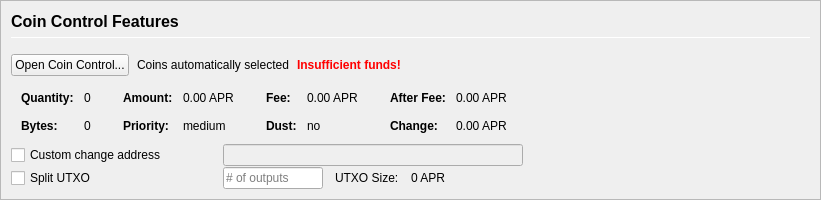
         <widget class="QFrame" name="frameCoinControl">
          <property name="sizePolicy">
           <sizepolicy hsizetype="Expanding" vsizetype="Expanding">
            <horstretch>0</horstretch>
            <verstretch>0</verstretch>
           </sizepolicy>
          </property>
          <property name="maximumSize">
           <size>
            <width>16777215</width>
            <height>16777215</height>
           </size>
          </property>
          <property name="frameShape">
           <enum>QFrame::StyledPanel</enum>
          </property>
          <property name="frameShadow">
           <enum>QFrame::Sunken</enum>
          </property>
          <layout class="QVBoxLayout" name="verticalLayoutCoinControl2">
           <property name="spacing">
            <number>0</number>
           </property>
           <property name="leftMargin">
            <number>0</number>
           </property>
           <property name="topMargin">
            <number>0</number>
           </property>
           <property name="rightMargin">
            <number>0</number>
           </property>
           <property name="bottomMargin">
            <number>0</number>
           </property>
           <item>
            <widget class="QFrame" name="frameCoinControl_BG">
             <layout class="QVBoxLayout" name="verticalLayoutCoinControl" stretch="0,0,0,0,0,0">
              <property name="spacing">
               <number>1</number>
              </property>
              <property name="leftMargin">
               <number>10</number>
              </property>
              <property name="topMargin">
               <number>10</number>
              </property>
              <item>
               <layout class="QHBoxLayout" name="horizontalLayoutCoinControl1">
                <property name="bottomMargin">
                 <number>15</number>
                </property>
                <item>
                 <layout class="QVBoxLayout" name="verticalLayout_3">
                  <property name="spacing">
                   <number>6</number>
                  </property>
                  <item>
                   <widget class="QLabel" name="labelCoinControlFeatures">
                    <property name="sizePolicy">
                     <sizepolicy hsizetype="Preferred" vsizetype="Maximum">
                      <horstretch>0</horstretch>
                      <verstretch>0</verstretch>
                     </sizepolicy>
                    </property>
                    <property name="minimumSize">
                     <size>
                      <width>0</width>
                      <height>20</height>
                     </size>
                    </property>
                    <property name="font">
                     <font>
                      <pointsize>12</pointsize>
                      <weight>75</weight>
                      <bold>true</bold>
                     </font>
                    </property>
                    <property name="styleSheet">
                     <string notr="true">font-weight:bold;</string>
                    </property>
                    <property name="text">
                     <string>Coin Control Features</string>
                    </property>
                   </widget>
                  </item>
                  <item>
                   <widget class="Line" name="line">
                    <property name="minimumSize">
                     <size>
                      <width>0</width>
                      <height>1</height>
                     </size>
                    </property>
                    <property name="maximumSize">
                     <size>
                      <width>16777215</width>
                      <height>1</height>
                     </size>
                    </property>
                    <property name="orientation">
                     <enum>Qt::Horizontal</enum>
                    </property>
                   </widget>
                  </item>
                 </layout>
                </item>
               </layout>
              </item>
              <item>
               <layout class="QHBoxLayout" name="horizontalLayoutCoinControl2" stretch="0,0,0,0">
                <property name="spacing">
                 <number>8</number>
                </property>
                <property name="bottomMargin">
                 <number>10</number>
                </property>
                <item>
                 <widget class="QPushButton" name="pushButtonCoinControl">
                  <property name="styleSheet">
                   <string notr="true"/>
                  </property>
                  <property name="text">
                   <string>Open Coin Control...</string>
                  </property>
                  <property name="autoDefault">
                   <bool>false</bool>
                  </property>
                 </widget>
                </item>
                <item>
                 <widget class="QLabel" name="labelCoinControlAutomaticallySelected">
                  <property name="text">
                   <string>Coins automatically selected</string>
                  </property>
                  <property name="margin">
                   <number>5</number>
                  </property>
                 </widget>
                </item>
                <item>
                 <widget class="QLabel" name="labelCoinControlInsuffFunds">
                  <property name="font">
                   <font>
                    <weight>75</weight>
                    <bold>true</bold>
                   </font>
                  </property>
                  <property name="styleSheet">
                   <string notr="true">color:red;font-weight:bold;</string>
                  </property>
                  <property name="text">
                   <string>Insufficient funds!</string>
                  </property>
                  <property name="margin">
                   <number>5</number>
                  </property>
                 </widget>
                </item>
                <item>
                 <spacer name="horizontalSpacerCoinControl">
                  <property name="orientation">
                   <enum>Qt::Horizontal</enum>
                  </property>
                  <property name="sizeHint" stdset="0">
                   <size>
                    <width>40</width>
                    <height>1</height>
                   </size>
                  </property>
                 </spacer>
                </item>
               </layout>
              </item>
              <item>
               <widget class="QWidget" name="widgetCoinControl" native="true">
                <property name="sizePolicy">
                 <sizepolicy hsizetype="Preferred" vsizetype="Preferred">
                  <horstretch>0</horstretch>
                  <verstretch>0</verstretch>
                 </sizepolicy>
                </property>
                <property name="minimumSize">
                 <size>
                  <width>0</width>
                  <height>0</height>
                 </size>
                </property>
                <property name="styleSheet">
                 <string notr="true"/>
                </property>
                <layout class="QHBoxLayout" name="horizontalLayoutCoinControl5">
                 <property name="leftMargin">
                  <number>0</number>
                 </property>
                 <property name="topMargin">
                  <number>0</number>
                 </property>
                 <property name="rightMargin">
                  <number>0</number>
                 </property>
                 <property name="bottomMargin">
                  <number>0</number>
                 </property>
                 <item>
                  <layout class="QHBoxLayout" name="horizontalLayoutCoinControl3" stretch="0,0,0,1">
                   <property name="spacing">
                    <number>20</number>
                   </property>
                   <property name="topMargin">
                    <number>0</number>
                   </property>
                   <property name="bottomMargin">
                    <number>10</number>
                   </property>
                   <item>
                    <layout class="QFormLayout" name="formLayoutCoinControl1">
                     <property name="horizontalSpacing">
                      <number>10</number>
                     </property>
                     <property name="verticalSpacing">
                      <number>14</number>
                     </property>
                     <property name="leftMargin">
                      <number>10</number>
                     </property>
                     <property name="topMargin">
                      <number>4</number>
                     </property>
                     <property name="rightMargin">
                      <number>6</number>
                     </property>
                     <item row="0" column="0">
                      <widget class="QLabel" name="labelCoinControlQuantityText">
                       <property name="font">
                        <font>
                         <weight>75</weight>
                         <bold>true</bold>
                        </font>
                       </property>
                       <property name="text">
                        <string>Quantity:</string>
                       </property>
                       <property name="margin">
                        <number>0</number>
                       </property>
                      </widget>
                     </item>
                     <item row="0" column="1">
                      <widget class="QLabel" name="labelCoinControlQuantity">
                       <property name="cursor">
                        <cursorShape>IBeamCursor</cursorShape>
                       </property>
                       <property name="contextMenuPolicy">
                        <enum>Qt::ActionsContextMenu</enum>
                       </property>
                       <property name="text">
                        <string notr="true">0</string>
                       </property>
                       <property name="margin">
                        <number>0</number>
                       </property>
                       <property name="textInteractionFlags">
                        <set>Qt::LinksAccessibleByMouse|Qt::TextSelectableByKeyboard|Qt::TextSelectableByMouse</set>
                       </property>
                      </widget>
                     </item>
                     <item row="1" column="0">
                      <widget class="QLabel" name="labelCoinControlBytesText">
                       <property name="font">
                        <font>
                         <weight>75</weight>
                         <bold>true</bold>
                        </font>
                       </property>
                       <property name="text">
                        <string>Bytes:</string>
                       </property>
                      </widget>
                     </item>
                     <item row="1" column="1">
                      <widget class="QLabel" name="labelCoinControlBytes">
                       <property name="cursor">
                        <cursorShape>IBeamCursor</cursorShape>
                       </property>
                       <property name="contextMenuPolicy">
                        <enum>Qt::ActionsContextMenu</enum>
                       </property>
                       <property name="text">
                        <string notr="true">0</string>
                       </property>
                       <property name="textInteractionFlags">
                        <set>Qt::LinksAccessibleByMouse|Qt::TextSelectableByKeyboard|Qt::TextSelectableByMouse</set>
                       </property>
                      </widget>
                     </item>
                    </layout>
                   </item>
                   <item>
                    <layout class="QFormLayout" name="formLayoutCoinControl2">
                     <property name="horizontalSpacing">
                      <number>10</number>
                     </property>
                     <property name="verticalSpacing">
                      <number>14</number>
                     </property>
                     <property name="leftMargin">
                      <number>6</number>
                     </property>
                     <property name="topMargin">
                      <number>4</number>
                     </property>
                     <property name="rightMargin">
                      <number>6</number>
                     </property>
                     <item row="0" column="0">
                      <widget class="QLabel" name="labelCoinControlAmountText">
                       <property name="font">
                        <font>
                         <weight>75</weight>
                         <bold>true</bold>
                        </font>
                       </property>
                       <property name="text">
                        <string>Amount:</string>
                       </property>
                       <property name="margin">
                        <number>0</number>
                       </property>
                      </widget>
                     </item>
                     <item row="0" column="1">
                      <widget class="QLabel" name="labelCoinControlAmount">
                       <property name="cursor">
                        <cursorShape>IBeamCursor</cursorShape>
                       </property>
                       <property name="contextMenuPolicy">
                        <enum>Qt::ActionsContextMenu</enum>
                       </property>
                       <property name="text">
                        <string notr="true">0.00 APR</string>
                       </property>
                       <property name="textInteractionFlags">
                        <set>Qt::LinksAccessibleByMouse|Qt::TextSelectableByKeyboard|Qt::TextSelectableByMouse</set>
                       </property>
                      </widget>
                     </item>
                     <item row="1" column="0">
                      <widget class="QLabel" name="labelCoinControlPriorityText">
                       <property name="font">
                        <font>
                         <weight>75</weight>
                         <bold>true</bold>
                        </font>
                       </property>
                       <property name="text">
                        <string>Priority:</string>
                       </property>
                      </widget>
                     </item>
                     <item row="1" column="1">
                      <widget class="QLabel" name="labelCoinControlPriority">
                       <property name="cursor">
                        <cursorShape>IBeamCursor</cursorShape>
                       </property>
                       <property name="contextMenuPolicy">
                        <enum>Qt::ActionsContextMenu</enum>
                       </property>
                       <property name="text">
                        <string>medium</string>
                       </property>
                       <property name="textInteractionFlags">
                        <set>Qt::LinksAccessibleByMouse|Qt::TextSelectableByKeyboard|Qt::TextSelectableByMouse</set>
                       </property>
                      </widget>
                     </item>
                    </layout>
                   </item>
                   <item>
                    <layout class="QFormLayout" name="formLayoutCoinControl3">
                     <property name="horizontalSpacing">
                      <number>10</number>
                     </property>
                     <property name="verticalSpacing">
                      <number>14</number>
                     </property>
                     <property name="leftMargin">
                      <number>6</number>
                     </property>
                     <property name="topMargin">
                      <number>4</number>
                     </property>
                     <property name="rightMargin">
                      <number>6</number>
                     </property>
                     <item row="0" column="0">
                      <widget class="QLabel" name="labelCoinControlFeeText">
                       <property name="font">
                        <font>
                         <weight>75</weight>
                         <bold>true</bold>
                        </font>
                       </property>
                       <property name="text">
                        <string>Fee:</string>
                       </property>
                       <property name="margin">
                        <number>0</number>
                       </property>
                      </widget>
                     </item>
                     <item row="0" column="1">
                      <widget class="QLabel" name="labelCoinControlFee">
                       <property name="cursor">
                        <cursorShape>IBeamCursor</cursorShape>
                       </property>
                       <property name="contextMenuPolicy">
                        <enum>Qt::ActionsContextMenu</enum>
                       </property>
                       <property name="text">
                        <string notr="true">0.00 APR</string>
                       </property>
                       <property name="textInteractionFlags">
                        <set>Qt::LinksAccessibleByMouse|Qt::TextSelectableByKeyboard|Qt::TextSelectableByMouse</set>
                       </property>
                      </widget>
                     </item>
                     <item row="1" column="0">
                      <widget class="QLabel" name="labelCoinControlLowOutputText">
                       <property name="font">
                        <font>
                         <weight>75</weight>
                         <bold>true</bold>
                        </font>
                       </property>
                       <property name="text">
                        <string>Dust:</string>
                       </property>
                      </widget>
                     </item>
                     <item row="1" column="1">
                      <widget class="QLabel" name="labelCoinControlLowOutput">
                       <property name="cursor">
                        <cursorShape>IBeamCursor</cursorShape>
                       </property>
                       <property name="contextMenuPolicy">
                        <enum>Qt::ActionsContextMenu</enum>
                       </property>
                       <property name="text">
                        <string>no</string>
                       </property>
                       <property name="textInteractionFlags">
                        <set>Qt::LinksAccessibleByMouse|Qt::TextSelectableByKeyboard|Qt::TextSelectableByMouse</set>
                       </property>
                      </widget>
                     </item>
                    </layout>
                   </item>
                   <item>
                    <layout class="QFormLayout" name="formLayoutCoinControl4">
                     <property name="horizontalSpacing">
                      <number>10</number>
                     </property>
                     <property name="verticalSpacing">
                      <number>14</number>
                     </property>
                     <property name="leftMargin">
                      <number>6</number>
                     </property>
                     <property name="topMargin">
                      <number>4</number>
                     </property>
                     <property name="rightMargin">
                      <number>6</number>
                     </property>
                     <item row="0" column="0">
                      <widget class="QLabel" name="labelCoinControlAfterFeeText">
                       <property name="font">
                        <font>
                         <weight>75</weight>
                         <bold>true</bold>
                        </font>
                       </property>
                       <property name="text">
                        <string>After Fee:</string>
                       </property>
                       <property name="margin">
                        <number>0</number>
                       </property>
                      </widget>
                     </item>
                     <item row="0" column="1">
                      <widget class="QLabel" name="labelCoinControlAfterFee">
                       <property name="cursor">
                        <cursorShape>IBeamCursor</cursorShape>
                       </property>
                       <property name="contextMenuPolicy">
                        <enum>Qt::ActionsContextMenu</enum>
                       </property>
                       <property name="text">
                        <string notr="true">0.00 APR</string>
                       </property>
                       <property name="textInteractionFlags">
                        <set>Qt::LinksAccessibleByMouse|Qt::TextSelectableByKeyboard|Qt::TextSelectableByMouse</set>
                       </property>
                      </widget>
                     </item>
                     <item row="1" column="0">
                      <widget class="QLabel" name="labelCoinControlChangeText">
                       <property name="font">
                        <font>
                         <weight>75</weight>
                         <bold>true</bold>
                        </font>
                       </property>
                       <property name="text">
                        <string>Change:</string>
                       </property>
                      </widget>
                     </item>
                     <item row="1" column="1">
                      <widget class="QLabel" name="labelCoinControlChange">
                       <property name="cursor">
                        <cursorShape>IBeamCursor</cursorShape>
                       </property>
                       <property name="contextMenuPolicy">
                        <enum>Qt::ActionsContextMenu</enum>
                       </property>
                       <property name="text">
                        <string notr="true">0.00 APR</string>
                       </property>
                       <property name="textInteractionFlags">
                        <set>Qt::LinksAccessibleByMouse|Qt::TextSelectableByKeyboard|Qt::TextSelectableByMouse</set>
                       </property>
                      </widget>
                     </item>
                    </layout>
                   </item>
                  </layout>
                 </item>
                </layout>
               </widget>
              </item>
              <item>
               <layout class="QHBoxLayout" name="horizontalLayoutCoinControl4">
                <property name="spacing">
                 <number>12</number>
                </property>
                <property name="sizeConstraint">
                 <enum>QLayout::SetDefaultConstraint</enum>
                </property>
                <property name="topMargin">
                 <number>0</number>
                </property>
                <property name="rightMargin">
                 <number>0</number>
                </property>
                <item>
                 <widget class="QCheckBox" name="checkBoxCoinControlChange">
                  <property name="sizePolicy">
                   <sizepolicy hsizetype="Preferred" vsizetype="Preferred">
                    <horstretch>0</horstretch>
                    <verstretch>0</verstretch>
                   </sizepolicy>
                  </property>
                  <property name="minimumSize">
                   <size>
                    <width>200</width>
                    <height>0</height>
                   </size>
                  </property>
                  <property name="maximumSize">
                   <size>
                    <width>200</width>
                    <height>16777215</height>
                   </size>
                  </property>
                  <property name="toolTip">
                   <string>If this is activated, but the change address is empty or invalid, change will be sent to a newly generated address.</string>
                  </property>
                  <property name="text">
                   <string>Custom change address</string>
                  </property>
                 </widget>
                </item>
                <item>
                 <widget class="QValidatedLineEdit" name="lineEditCoinControlChange">
                  <property name="enabled">
                   <bool>false</bool>
                  </property>
                  <property name="sizePolicy">
                   <sizepolicy hsizetype="Preferred" vsizetype="Preferred">
                    <horstretch>0</horstretch>
                    <verstretch>0</verstretch>
                   </sizepolicy>
                  </property>
                  <property name="minimumSize">
                   <size>
                    <width>300</width>
                    <height>0</height>
                   </size>
                  </property>
                 </widget>
                </item>
                <item>
                 <widget class="QLabel" name="labelCoinControlChangeLabel">
                  <property name="sizePolicy">
                   <sizepolicy hsizetype="Preferred" vsizetype="Preferred">
                    <horstretch>0</horstretch>
                    <verstretch>0</verstretch>
                   </sizepolicy>
                  </property>
                  <property name="minimumSize">
                   <size>
                    <width>100</width>
                    <height>0</height>
                   </size>
                  </property>
                  <property name="text">
                   <string/>
                  </property>
                  <property name="margin">
                   <number>3</number>
                  </property>
                 </widget>
                </item>
               </layout>
              </item>
              <item>
               <layout class="QHBoxLayout" name="horizontalLayoutCoinControl6">
                <property name="spacing">
                 <number>12</number>
                </property>
                <property name="rightMargin">
                 <number>0</number>
                </property>
                <item>
                 <widget class="QCheckBox" name="splitBlockCheckBox">
                  <property name="sizePolicy">
                   <sizepolicy hsizetype="Preferred" vsizetype="Preferred">
                    <horstretch>0</horstretch>
                    <verstretch>0</verstretch>
                   </sizepolicy>
                  </property>
                  <property name="minimumSize">
                   <size>
                    <width>200</width>
                    <height>0</height>
                   </size>
                  </property>
                  <property name="maximumSize">
                   <size>
                    <width>200</width>
                    <height>16777215</height>
                   </size>
                  </property>
                  <property name="text">
                   <string>Split UTXO</string>
                  </property>
                 </widget>
                </item>
                <item>
                 <widget class="QLineEdit" name="splitBlockLineEdit">
                  <property name="sizePolicy">
                   <sizepolicy hsizetype="Preferred" vsizetype="Preferred">
                    <horstretch>50</horstretch>
                    <verstretch>0</verstretch>
                   </sizepolicy>
                  </property>
                  <property name="minimumSize">
                   <size>
                    <width>100</width>
                    <height>0</height>
                   </size>
                  </property>
                  <property name="maximumSize">
                   <size>
                    <width>100</width>
                    <height>16777215</height>
                   </size>
                  </property>
                  <property name="placeholderText">
                   <string># of outputs</string>
                  </property>
                 </widget>
                </item>
                <item>
                 <widget class="QLabel" name="labelBlockSizeText">
                  <property name="text">
                   <string>UTXO Size:</string>
                  </property>
                 </widget>
                </item>
                <item>
                 <widget class="QLabel" name="labelBlockSize">
                  <property name="text">
                   <string>0 APR</string>
                  </property>
                 </widget>
                </item>
                <item>
                 <spacer name="horizontalSpacer_7">
                  <property name="orientation">
                   <enum>Qt::Horizontal</enum>
                  </property>
                  <property name="sizeHint" stdset="0">
                   <size>
                    <width>40</width>
                    <height>20</height>
                   </size>
                  </property>
                 </spacer>
                </item>
               </layout>
              </item>
              <item>
               <spacer name="verticalSpacerCoinControl">
                <property name="orientation">
                 <enum>Qt::Vertical</enum>
                </property>
                <property name="sizeHint" stdset="0">
                 <size>
                  <width>800</width>
                  <height>1</height>
                 </size>
                </property>
               </spacer>
              </item>
             </layout>
            </widget>
           </item>
          </layout>
         </widget>
